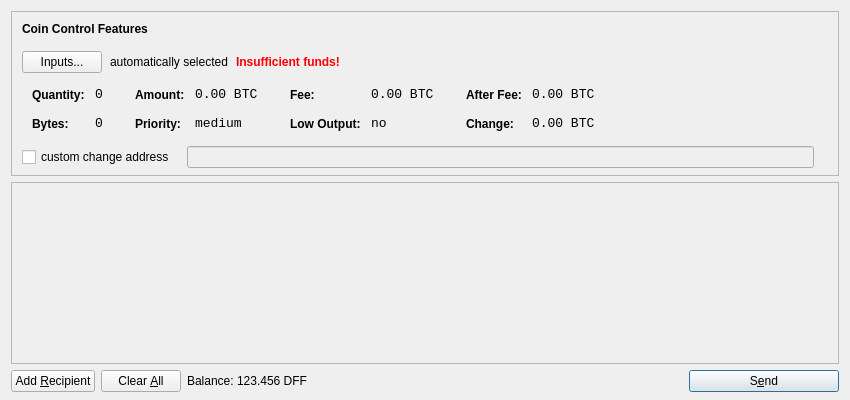
<?xml version="1.0" encoding="UTF-8"?>
<ui version="4.0">
 <class>SendCoinsDialog</class>
 <widget class="QDialog" name="SendCoinsDialog">
  <property name="geometry">
   <rect>
    <x>0</x>
    <y>0</y>
    <width>850</width>
    <height>400</height>
   </rect>
  </property>
  <property name="windowTitle">
   <string>Send Coins</string>
  </property>
  <layout class="QVBoxLayout" name="verticalLayout" stretch="0,1,0">
   <property name="bottomMargin">
    <number>8</number>
   </property>
   <item>
    <widget class="QFrame" name="frameCoinControl">
     <property name="sizePolicy">
      <sizepolicy hsizetype="Expanding" vsizetype="Expanding">
       <horstretch>0</horstretch>
       <verstretch>0</verstretch>
      </sizepolicy>
     </property>
     <property name="maximumSize">
      <size>
       <width>16777215</width>
       <height>16777215</height>
      </size>
     </property>
     <property name="frameShape">
      <enum>QFrame::StyledPanel</enum>
     </property>
     <property name="frameShadow">
      <enum>QFrame::Sunken</enum>
     </property>
     <layout class="QVBoxLayout" name="verticalLayoutCoinControl2">
      <property name="spacing">
       <number>-1</number>
      </property>
      <property name="leftMargin">
       <number>0</number>
      </property>
      <property name="topMargin">
       <number>0</number>
      </property>
      <property name="rightMargin">
       <number>0</number>
      </property>
      <property name="bottomMargin">
       <number>6</number>
      </property>
      <item>
       <layout class="QVBoxLayout" name="verticalLayoutCoinControl" stretch="0,0,0,0,1">
        <property name="spacing">
         <number>0</number>
        </property>
        <property name="leftMargin">
         <number>10</number>
        </property>
        <property name="topMargin">
         <number>10</number>
        </property>
        <item>
         <layout class="QHBoxLayout" name="horizontalLayoutCoinControl1">
          <property name="bottomMargin">
           <number>15</number>
          </property>
          <item>
           <widget class="QLabel" name="labelCoinControlFeatures">
            <property name="sizePolicy">
             <sizepolicy hsizetype="Preferred" vsizetype="Maximum">
              <horstretch>0</horstretch>
              <verstretch>0</verstretch>
             </sizepolicy>
            </property>
            <property name="font">
             <font>
              <weight>75</weight>
              <bold>true</bold>
             </font>
            </property>
            <property name="styleSheet">
             <string notr="true">font-weight:bold;</string>
            </property>
            <property name="text">
             <string>Coin Control Features</string>
            </property>
           </widget>
          </item>
         </layout>
        </item>
        <item>
         <layout class="QHBoxLayout" name="horizontalLayoutCoinControl2" stretch="0,0,0,0">
          <property name="spacing">
           <number>8</number>
          </property>
          <property name="bottomMargin">
           <number>10</number>
          </property>
          <item>
           <widget class="QPushButton" name="pushButtonCoinControl">
            <property name="styleSheet">
             <string notr="true"/>
            </property>
            <property name="text">
             <string>Inputs...</string>
            </property>
           </widget>
          </item>
          <item>
           <widget class="QLabel" name="labelCoinControlAutomaticallySelected">
            <property name="text">
             <string>automatically selected</string>
            </property>
            <property name="margin">
             <number>5</number>
            </property>
           </widget>
          </item>
          <item>
           <widget class="QLabel" name="labelCoinControlInsuffFunds">
            <property name="font">
             <font>
              <weight>75</weight>
              <bold>true</bold>
             </font>
            </property>
            <property name="styleSheet">
             <string notr="true">color:red;font-weight:bold;</string>
            </property>
            <property name="text">
             <string>Insufficient funds!</string>
            </property>
            <property name="margin">
             <number>5</number>
            </property>
           </widget>
          </item>
          <item>
           <spacer name="horizontalSpacerCoinControl">
            <property name="orientation">
             <enum>Qt::Horizontal</enum>
            </property>
            <property name="sizeHint" stdset="0">
             <size>
              <width>40</width>
              <height>1</height>
             </size>
            </property>
           </spacer>
          </item>
         </layout>
        </item>
        <item>
         <widget class="QWidget" name="widgetCoinControl" native="true">
          <property name="sizePolicy">
           <sizepolicy hsizetype="Preferred" vsizetype="Preferred">
            <horstretch>0</horstretch>
            <verstretch>0</verstretch>
           </sizepolicy>
          </property>
          <property name="minimumSize">
           <size>
            <width>0</width>
            <height>0</height>
           </size>
          </property>
          <property name="styleSheet">
           <string notr="true"/>
          </property>
          <layout class="QHBoxLayout" name="horizontalLayoutCoinControl5">
           <property name="margin">
            <number>0</number>
           </property>
           <item>
            <layout class="QHBoxLayout" name="horizontalLayoutCoinControl3" stretch="0,0,0,1">
             <property name="spacing">
              <number>20</number>
             </property>
             <property name="topMargin">
              <number>0</number>
             </property>
             <property name="bottomMargin">
              <number>10</number>
             </property>
             <item>
              <layout class="QFormLayout" name="formLayoutCoinControl1">
               <property name="horizontalSpacing">
                <number>10</number>
               </property>
               <property name="verticalSpacing">
                <number>14</number>
               </property>
               <property name="leftMargin">
                <number>10</number>
               </property>
               <property name="topMargin">
                <number>4</number>
               </property>
               <property name="rightMargin">
                <number>6</number>
               </property>
               <item row="0" column="0">
                <widget class="QLabel" name="labelCoinControlQuantityText">
                 <property name="styleSheet">
                  <string notr="true">font-weight:bold;</string>
                 </property>
                 <property name="text">
                  <string>Quantity:</string>
                 </property>
                 <property name="margin">
                  <number>0</number>
                 </property>
                </widget>
               </item>
               <item row="0" column="1">
                <widget class="QLabel" name="labelCoinControlQuantity">
                 <property name="font">
                  <font>
                   <family>Monospace</family>
                   <pointsize>10</pointsize>
                  </font>
                 </property>
                 <property name="cursor">
                  <cursorShape>IBeamCursor</cursorShape>
                 </property>
                 <property name="contextMenuPolicy">
                  <enum>Qt::ActionsContextMenu</enum>
                 </property>
                 <property name="text">
                  <string notr="true">0</string>
                 </property>
                 <property name="margin">
                  <number>0</number>
                 </property>
                 <property name="textInteractionFlags">
                  <set>Qt::LinksAccessibleByMouse|Qt::TextSelectableByKeyboard|Qt::TextSelectableByMouse</set>
                 </property>
                </widget>
               </item>
               <item row="1" column="0">
                <widget class="QLabel" name="labelCoinControlBytesText">
                 <property name="styleSheet">
                  <string notr="true">font-weight:bold;</string>
                 </property>
                 <property name="text">
                  <string>Bytes:</string>
                 </property>
                </widget>
               </item>
               <item row="1" column="1">
                <widget class="QLabel" name="labelCoinControlBytes">
                 <property name="font">
                  <font>
                   <family>Monospace</family>
                   <pointsize>10</pointsize>
                  </font>
                 </property>
                 <property name="cursor">
                  <cursorShape>IBeamCursor</cursorShape>
                 </property>
                 <property name="contextMenuPolicy">
                  <enum>Qt::ActionsContextMenu</enum>
                 </property>
                 <property name="text">
                  <string notr="true">0</string>
                 </property>
                 <property name="textInteractionFlags">
                  <set>Qt::LinksAccessibleByMouse|Qt::TextSelectableByKeyboard|Qt::TextSelectableByMouse</set>
                 </property>
                </widget>
               </item>
              </layout>
             </item>
             <item>
              <layout class="QFormLayout" name="formLayoutCoinControl2">
               <property name="horizontalSpacing">
                <number>10</number>
               </property>
               <property name="verticalSpacing">
                <number>14</number>
               </property>
               <property name="leftMargin">
                <number>6</number>
               </property>
               <property name="topMargin">
                <number>4</number>
               </property>
               <property name="rightMargin">
                <number>6</number>
               </property>
               <item row="0" column="0">
                <widget class="QLabel" name="labelCoinControlAmountText">
                 <property name="styleSheet">
                  <string notr="true">font-weight:bold;</string>
                 </property>
                 <property name="text">
                  <string>Amount:</string>
                 </property>
                 <property name="margin">
                  <number>0</number>
                 </property>
                </widget>
               </item>
               <item row="0" column="1">
                <widget class="QLabel" name="labelCoinControlAmount">
                 <property name="font">
                  <font>
                   <family>Monospace</family>
                   <pointsize>10</pointsize>
                  </font>
                 </property>
                 <property name="cursor">
                  <cursorShape>IBeamCursor</cursorShape>
                 </property>
                 <property name="contextMenuPolicy">
                  <enum>Qt::ActionsContextMenu</enum>
                 </property>
                 <property name="text">
                  <string notr="true">0.00 BTC</string>
                 </property>
                 <property name="textInteractionFlags">
                  <set>Qt::LinksAccessibleByMouse|Qt::TextSelectableByKeyboard|Qt::TextSelectableByMouse</set>
                 </property>
                </widget>
               </item>
               <item row="1" column="0">
                <widget class="QLabel" name="labelCoinControlPriorityText">
                 <property name="styleSheet">
                  <string notr="true">font-weight:bold;</string>
                 </property>
                 <property name="text">
                  <string>Priority:</string>
                 </property>
                </widget>
               </item>
               <item row="1" column="1">
                <widget class="QLabel" name="labelCoinControlPriority">
                 <property name="font">
                  <font>
                   <family>Monospace</family>
                   <pointsize>10</pointsize>
                  </font>
                 </property>
                 <property name="cursor">
                  <cursorShape>IBeamCursor</cursorShape>
                 </property>
                 <property name="contextMenuPolicy">
                  <enum>Qt::ActionsContextMenu</enum>
                 </property>
                 <property name="text">
                  <string>medium</string>
                 </property>
                 <property name="textInteractionFlags">
                  <set>Qt::LinksAccessibleByMouse|Qt::TextSelectableByKeyboard|Qt::TextSelectableByMouse</set>
                 </property>
                </widget>
               </item>
              </layout>
             </item>
             <item>
              <layout class="QFormLayout" name="formLayoutCoinControl3">
               <property name="horizontalSpacing">
                <number>10</number>
               </property>
               <property name="verticalSpacing">
                <number>14</number>
               </property>
               <property name="leftMargin">
                <number>6</number>
               </property>
               <property name="topMargin">
                <number>4</number>
               </property>
               <property name="rightMargin">
                <number>6</number>
               </property>
               <item row="0" column="0">
                <widget class="QLabel" name="labelCoinControlFeeText">
                 <property name="styleSheet">
                  <string notr="true">font-weight:bold;</string>
                 </property>
                 <property name="text">
                  <string>Fee:</string>
                 </property>
                 <property name="margin">
                  <number>0</number>
                 </property>
                </widget>
               </item>
               <item row="0" column="1">
                <widget class="QLabel" name="labelCoinControlFee">
                 <property name="font">
                  <font>
                   <family>Monospace</family>
                   <pointsize>10</pointsize>
                  </font>
                 </property>
                 <property name="cursor">
                  <cursorShape>IBeamCursor</cursorShape>
                 </property>
                 <property name="contextMenuPolicy">
                  <enum>Qt::ActionsContextMenu</enum>
                 </property>
                 <property name="text">
                  <string notr="true">0.00 BTC</string>
                 </property>
                 <property name="textInteractionFlags">
                  <set>Qt::LinksAccessibleByMouse|Qt::TextSelectableByKeyboard|Qt::TextSelectableByMouse</set>
                 </property>
                </widget>
               </item>
               <item row="1" column="0">
                <widget class="QLabel" name="labelCoinControlLowOutputText">
                 <property name="styleSheet">
                  <string notr="true">font-weight:bold;</string>
                 </property>
                 <property name="text">
                  <string>Low Output:</string>
                 </property>
                </widget>
               </item>
               <item row="1" column="1">
                <widget class="QLabel" name="labelCoinControlLowOutput">
                 <property name="font">
                  <font>
                   <family>Monospace</family>
                   <pointsize>10</pointsize>
                  </font>
                 </property>
                 <property name="cursor">
                  <cursorShape>IBeamCursor</cursorShape>
                 </property>
                 <property name="contextMenuPolicy">
                  <enum>Qt::ActionsContextMenu</enum>
                 </property>
                 <property name="text">
                  <string>no</string>
                 </property>
                 <property name="textInteractionFlags">
                  <set>Qt::LinksAccessibleByMouse|Qt::TextSelectableByKeyboard|Qt::TextSelectableByMouse</set>
                 </property>
                </widget>
               </item>
              </layout>
             </item>
             <item>
              <layout class="QFormLayout" name="formLayoutCoinControl4">
               <property name="horizontalSpacing">
                <number>10</number>
               </property>
               <property name="verticalSpacing">
                <number>14</number>
               </property>
               <property name="leftMargin">
                <number>6</number>
               </property>
               <property name="topMargin">
                <number>4</number>
               </property>
               <property name="rightMargin">
                <number>6</number>
               </property>
               <item row="0" column="0">
                <widget class="QLabel" name="labelCoinControlAfterFeeText">
                 <property name="styleSheet">
                  <string notr="true">font-weight:bold;</string>
                 </property>
                 <property name="text">
                  <string>After Fee:</string>
                 </property>
                 <property name="margin">
                  <number>0</number>
                 </property>
                </widget>
               </item>
               <item row="0" column="1">
                <widget class="QLabel" name="labelCoinControlAfterFee">
                 <property name="font">
                  <font>
                   <family>Monospace</family>
                   <pointsize>10</pointsize>
                  </font>
                 </property>
                 <property name="cursor">
                  <cursorShape>IBeamCursor</cursorShape>
                 </property>
                 <property name="contextMenuPolicy">
                  <enum>Qt::ActionsContextMenu</enum>
                 </property>
                 <property name="text">
                  <string notr="true">0.00 BTC</string>
                 </property>
                 <property name="textInteractionFlags">
                  <set>Qt::LinksAccessibleByMouse|Qt::TextSelectableByKeyboard|Qt::TextSelectableByMouse</set>
                 </property>
                </widget>
               </item>
               <item row="1" column="0">
                <widget class="QLabel" name="labelCoinControlChangeText">
                 <property name="styleSheet">
                  <string notr="true">font-weight:bold;</string>
                 </property>
                 <property name="text">
                  <string>Change:</string>
                 </property>
                </widget>
               </item>
               <item row="1" column="1">
                <widget class="QLabel" name="labelCoinControlChange">
                 <property name="font">
                  <font>
                   <family>Monospace</family>
                   <pointsize>10</pointsize>
                  </font>
                 </property>
                 <property name="cursor">
                  <cursorShape>IBeamCursor</cursorShape>
                 </property>
                 <property name="contextMenuPolicy">
                  <enum>Qt::ActionsContextMenu</enum>
                 </property>
                 <property name="text">
                  <string notr="true">0.00 BTC</string>
                 </property>
                 <property name="textInteractionFlags">
                  <set>Qt::LinksAccessibleByMouse|Qt::TextSelectableByKeyboard|Qt::TextSelectableByMouse</set>
                 </property>
                </widget>
               </item>
              </layout>
             </item>
            </layout>
           </item>
          </layout>
         </widget>
        </item>
        <item>
         <layout class="QHBoxLayout" name="horizontalLayoutCoinControl4" stretch="0,0,0">
          <property name="spacing">
           <number>12</number>
          </property>
          <property name="sizeConstraint">
           <enum>QLayout::SetDefaultConstraint</enum>
          </property>
          <property name="topMargin">
           <number>5</number>
          </property>
          <property name="rightMargin">
           <number>5</number>
          </property>
          <item>
           <widget class="QCheckBox" name="checkBoxCoinControlChange">
            <property name="text">
             <string>custom change address</string>
            </property>
           </widget>
          </item>
          <item>
           <widget class="QLineEdit" name="lineEditCoinControlChange">
            <property name="enabled">
             <bool>false</bool>
            </property>
            <property name="sizePolicy">
             <sizepolicy hsizetype="Expanding" vsizetype="Fixed">
              <horstretch>0</horstretch>
              <verstretch>0</verstretch>
             </sizepolicy>
            </property>
           </widget>
          </item>
          <item>
           <widget class="QLabel" name="labelCoinControlChangeLabel">
            <property name="sizePolicy">
             <sizepolicy hsizetype="Preferred" vsizetype="Expanding">
              <horstretch>0</horstretch>
              <verstretch>0</verstretch>
             </sizepolicy>
            </property>
            <property name="minimumSize">
             <size>
              <width>0</width>
              <height>0</height>
             </size>
            </property>
            <property name="text">
             <string/>
            </property>
            <property name="margin">
             <number>3</number>
            </property>
           </widget>
          </item>
         </layout>
        </item>
        <item>
         <spacer name="verticalSpacerCoinControl">
          <property name="orientation">
           <enum>Qt::Vertical</enum>
          </property>
          <property name="sizeHint" stdset="0">
           <size>
            <width>800</width>
            <height>1</height>
           </size>
          </property>
         </spacer>
        </item>
       </layout>
      </item>
     </layout>
    </widget>
   </item>
   <item>
    <widget class="QScrollArea" name="scrollArea">
     <property name="widgetResizable">
      <bool>true</bool>
     </property>
     <widget class="QWidget" name="scrollAreaWidgetContents">
      <property name="geometry">
       <rect>
        <x>0</x>
        <y>0</y>
        <width>830</width>
        <height>165</height>
       </rect>
      </property>
      <layout class="QVBoxLayout" name="verticalLayout_2">
       <property name="margin">
        <number>0</number>
       </property>
       <item>
        <layout class="QVBoxLayout" name="entries">
         <property name="spacing">
          <number>6</number>
         </property>
        </layout>
       </item>
       <item>
        <spacer name="verticalSpacer">
         <property name="orientation">
          <enum>Qt::Vertical</enum>
         </property>
         <property name="sizeHint" stdset="0">
          <size>
           <width>20</width>
           <height>40</height>
          </size>
         </property>
        </spacer>
       </item>
      </layout>
     </widget>
    </widget>
   </item>
   <item>
    <layout class="QHBoxLayout" name="horizontalLayout">
     <item>
      <widget class="QPushButton" name="addButton">
       <property name="toolTip">
        <string>Send to multiple recipients at once</string>
       </property>
       <property name="text">
        <string>Add &amp;Recipient</string>
       </property>
       <property name="icon">
        <iconset resource="../bitcoin.qrc">
         <normaloff>:/icons/add</normaloff>:/icons/add</iconset>
       </property>
       <property name="autoDefault">
        <bool>false</bool>
       </property>
      </widget>
     </item>
     <item>
      <widget class="QPushButton" name="clearButton">
       <property name="sizePolicy">
        <sizepolicy hsizetype="Minimum" vsizetype="Fixed">
         <horstretch>0</horstretch>
         <verstretch>0</verstretch>
        </sizepolicy>
       </property>
       <property name="toolTip">
        <string>Remove all transaction fields</string>
       </property>
       <property name="text">
        <string>Clear &amp;All</string>
       </property>
       <property name="icon">
        <iconset resource="../bitcoin.qrc">
         <normaloff>:/icons/remove</normaloff>:/icons/remove</iconset>
       </property>
       <property name="autoRepeatDelay">
        <number>300</number>
       </property>
       <property name="autoDefault">
        <bool>false</bool>
       </property>
      </widget>
     </item>
     <item>
      <layout class="QHBoxLayout" name="horizontalLayout_2">
       <property name="spacing">
        <number>3</number>
       </property>
       <item>
        <widget class="QLabel" name="label">
         <property name="text">
          <string>Balance:</string>
         </property>
        </widget>
       </item>
       <item>
        <widget class="QLabel" name="labelBalance">
         <property name="cursor">
          <cursorShape>IBeamCursor</cursorShape>
         </property>
         <property name="text">
          <string>123.456 DFF</string>
         </property>
         <property name="textInteractionFlags">
          <set>Qt::LinksAccessibleByMouse|Qt::TextSelectableByKeyboard|Qt::TextSelectableByMouse</set>
         </property>
        </widget>
       </item>
      </layout>
     </item>
     <item>
      <spacer name="horizontalSpacer">
       <property name="orientation">
        <enum>Qt::Horizontal</enum>
       </property>
       <property name="sizeHint" stdset="0">
        <size>
         <width>40</width>
         <height>20</height>
        </size>
       </property>
      </spacer>
     </item>
     <item>
      <widget class="QPushButton" name="sendButton">
       <property name="minimumSize">
        <size>
         <width>150</width>
         <height>0</height>
        </size>
       </property>
       <property name="toolTip">
        <string>Confirm the send action</string>
       </property>
       <property name="text">
        <string>S&amp;end</string>
       </property>
       <property name="icon">
        <iconset resource="../bitcoin.qrc">
         <normaloff>:/icons/send</normaloff>:/icons/send</iconset>
       </property>
       <property name="default">
        <bool>true</bool>
       </property>
      </widget>
     </item>
    </layout>
   </item>
  </layout>
 </widget>
 <resources>
  <include location="../bitcoin.qrc"/>
 </resources>
 <connections/>
</ui>
